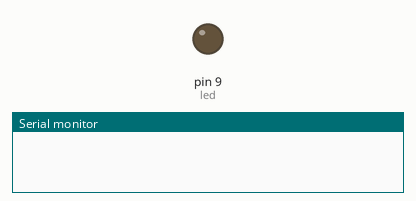
Simulated run of this sketch. Board: Arduino Uno, built with avr-gcc and run on an emulated ATmega328P. Shown: output pins drawn as LEDs (lit = HIGH), the last lines printed to the serial monitor.

Above: at 0.05 s.
At 3.65 s:
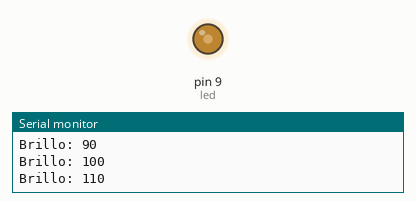
At 7.35 s:
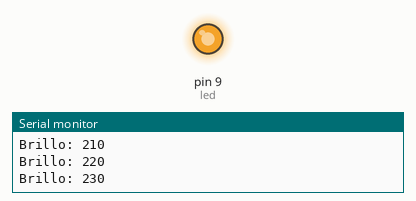
At 14.75 s:
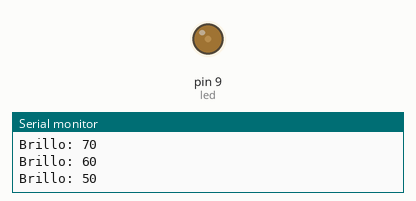
Timing chart, 0 to 20.4 s (numbered marks = the images above):
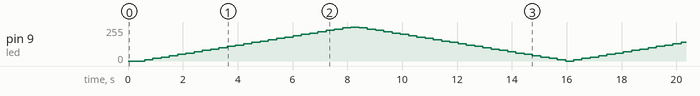

The sketch:

BlinkAnalogWrite.ino
```cpp
int led = 9;
int brightness = 0;
int increment = 10;

void setup() {
  // put your setup code here, to run once:
  pinMode(led, OUTPUT);
  Serial.begin(9600);
}

static bool available() {
  static unsigned long measurement_timestamp = millis();
  /* Measure once every four seconds. */
  if (millis() - measurement_timestamp > 300ul) {
    // initialize timer
    measurement_timestamp = millis();
    return (true);
  }
  return (false);
}

void loop() {
  if (available()) {
    // put your main code here, to run repeatedly:
    analogWrite(led, brightness);
    // Print serial
    Serial.println(String("Brillo: ") + String(brightness));
    // change the brightness
    brightness += increment;
    // reverse direction
    if (brightness <= 0 || brightness >= 255) {
      increment = -increment;
    }
  }
}

/*
Experimento:
Conecto una resistencia de aprox 220 Ohm y un Led en la placa de pruebas.
  -> GND - resistencia -> - LED
  -> D9 -> + LED
Cargo el programa en Arduino UNO
Al ejecutarse se aprecia como va aumentando el brillo del led y luego disminuyendo hasta apagarse
*/
```
